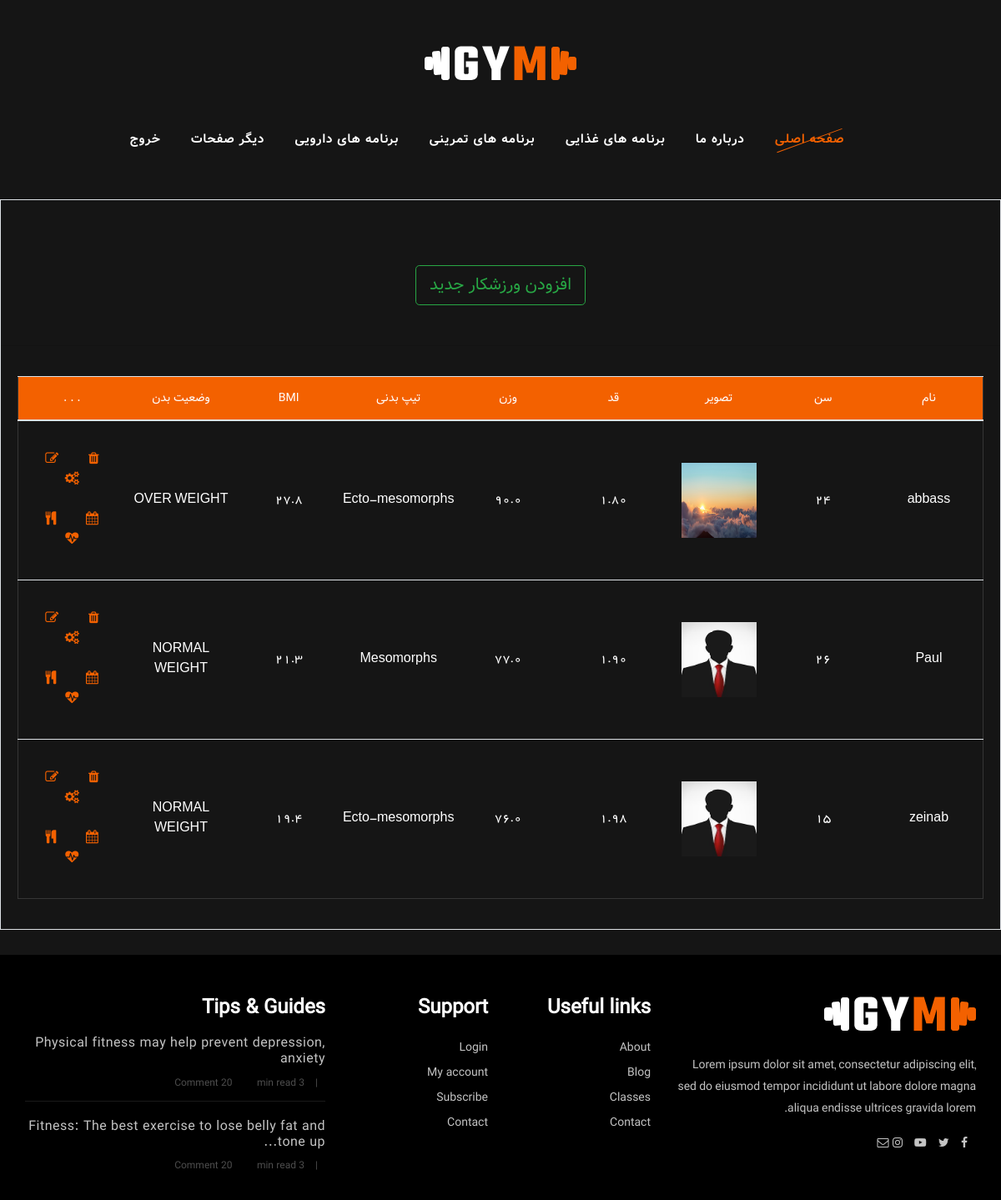
The page /manage_athlete/ (signed in) on the database as committed earlier.
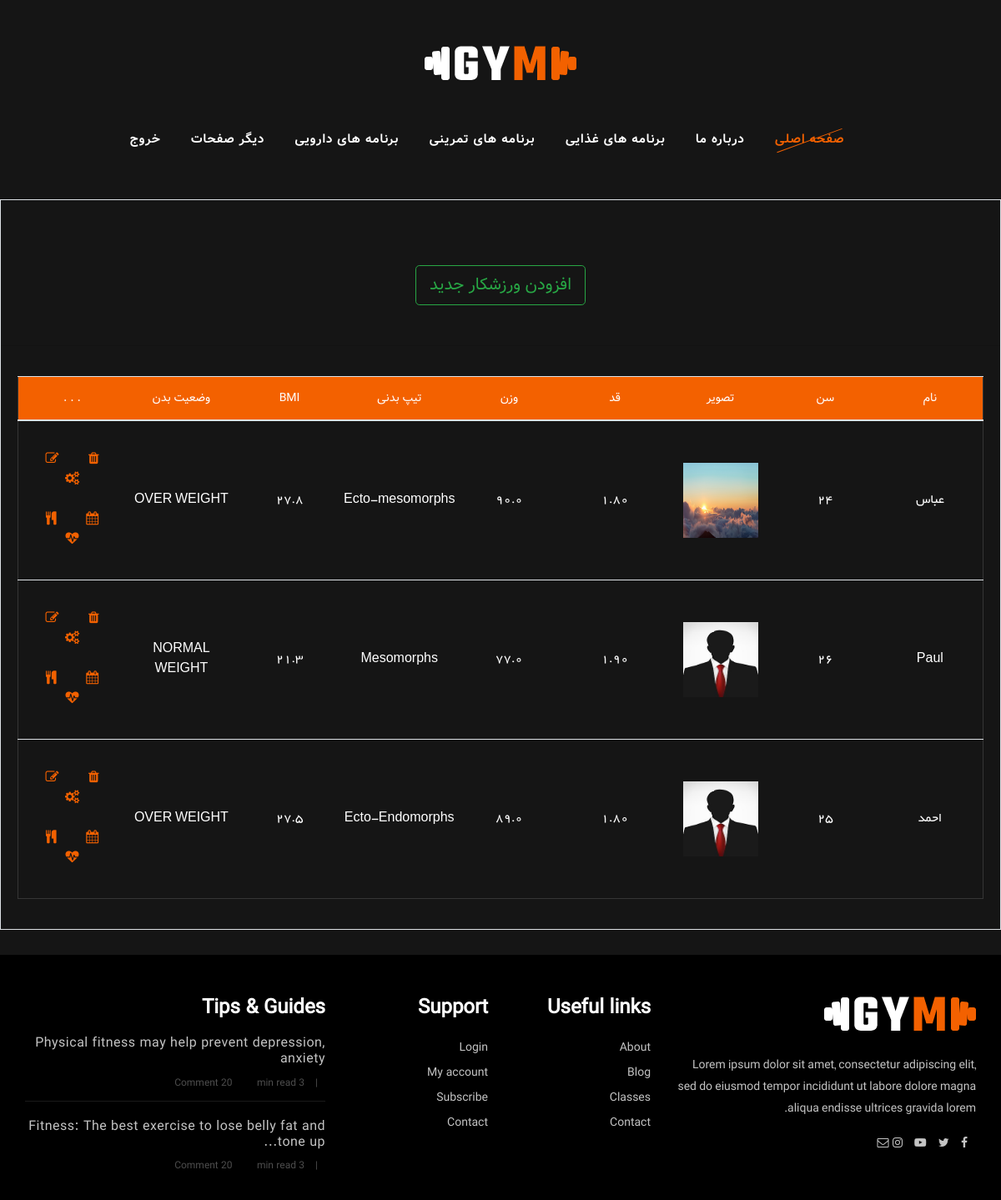
The same page on the database as committed later.
### Users/models.py (models this page shows, shortened)
class Athlete(models.Model): # if login lazem shod az abstrctuser ers bebar
    BODY_TYPE = [
        ('Ectomorphs', 'Ectomorphs'),
        ('Mesomorphs', 'Mesomorphs'),
        ('Endomorphs', 'Endomorphs'),
        ('Ecto-mesomorphs', 'Ecto-mesomorphs'),
        ('Meso-endomorphs', 'Meso-endomorphs'),
        ('Ecto-Endomorphs', 'Ecto-Endomorphs'),
    ]
    username = models.CharField(max_length=255, unique=True)
    email = models.EmailField('email address', unique=True)
    user_image = models.ImageField(
        'Profile Image',  upload_to=None, default='DU.jpg')
    address = models.CharField('Address', max_length=100 , null=True, blank=True)
    age = models.IntegerField('Age',  null=True, blank=True)
    mobile_number = models.CharField(
        'Mobile Number', max_length=15, unique=True,  validators=[PHONE_NUMBER_REGEX])
    is_mobile_submitted = models.BooleanField(
        'is mobile submitted', default=False)
    height = models.DecimalField('Height', max_digits=3, decimal_places=2 , null=True , blank=True)
    weight = models.DecimalField('weight', max_digits=3, decimal_places=1 , null=True , blank=True)
    body_type = models.CharField('Body Type', max_length=50 , choices=BODY_TYPE , null=True , blank=True)
    @property
    def bmi(self):
        user_bmi = self.weight / pow(self.height,2)
        return round(user_bmi , 1)
    @property
    def body_state(self):
        if self.bmi >= 31:
            return 'OBESE'
        elif self.bmi>=25 and self.bmi<31:
            return 'OVER WEIGHT'
        elif self.bmi>=18.5 and self.bmi<25:
            return 'NORMAL WEIGHT'
        if self.bmi >= 18.5:
            return 'UNDER WEIGHT'

### Users/views.py (the view)
# urls.py: path('manage_athlete/' , AthleteList.as_view() , name='AthleteList'),
class AthleteList (LoginRequiredMixin, ListView):
    model = Athlete
    template_name = 'Athlete/AthleteList.html'
    context_object_name = 'AllAthlete'

### Template/Athlete/AthleteList.html (shortened to what this page needs)
{% extends 'Athlete/manage_athlete.html' %}
{% load widget_tweaks %}
{% load static %}
{% block AthleteList %}
<div class="d-flex justify-content-center my-5 spad">
    <a class='btn btn-outline-success btn-lg' href="{% url 'AddAthlete'%}">افزودن ورزشکار جدید</a>
</div>
<hr>
<div class="card-body">
    <div class="table-responsive">
      <div class="table-responsive class-timetable details-timetable">
        <table class="table table-hover" >
          <thead class=" text-primary">
          <tr>
            <th>
              نام
            </th>
            <th>
              سن
            </th>
            <th>
              تصویر
            </th>
            <th>
              قد
            </th>
            <th>
              وزن
            </th>
            <th>
              تیپ بدنی
            </th>
            <th>
              BMI
            </th>
            <th>
              وضعیت بدن
            </th>
            <th>
              . . .
            </th>
          </tr>
        </thead>
        <tbody>
            {% for object in AllAthlete %}
            <tr>
                <td>
                    {{object.username}}
                </td>
                <td>
                    {{object.age}}
                </td>
                <td>
                    <img src="{{object.user_image.url}}" alt="{{object.user_image}}" id="food-list">
                </td>
                <td>
                    {{object.height}}
                </td>
                <td>
                    {{object.weight}}
                </td>
                <td>
                    {{object.body_type}}
                </td>
                <td>
                    {{object.bmi}}
                </td>
                <td>
                    {{object.body_state}}
                </td>
                <td>
                    <div >
                        <a class='d-inline-block border-2 mx-3' onclick="Delete('/{{object.id}}/DeleteConfirmAthlete/')" id="manage-icon">
                          <i class='fa fa-trash'></i>
                        </a>
                        <a class='d-inline-block border-2 mx-3' href="/manage_athlete/{{object.id}}/EditAthlete/" id="manage-icon">
                          <i class='fa fa-edit'></i>
                        </a>
                        <a class='d-inline-block border-2 mx-3' href="/manage_athlete/{{object.id}}/AthleteDetails/" id="manage-icon">
                            <i class='fa fa-gears'></i>
                        </a>
                    </div>
                    <br>
                    <div>
                      <a class='d-inline-block border-2 mx-3' href="/manage_exercise/{{object.pk}}/ExercisePlanItems/" id="manage-icon">
                        <i class='fa fa-calendar'></i>
                      </a>
                      <a class='d-inline-block border-2 mx-3' href="/manage_food/{{object.pk}}/FoodPlanItems/" id="manage-icon">
                        <i class='fa fa-cutlery'></i>
                      </a>
                        <a class='d-inline-block border-2 mx-3' href="/manage_medicine/{{object.pk}}/MedicinePlanItems/" id="manage-icon">
                          <i class='fa fa-heartbeat'></i>
                        </a>
                      </div>
                </td>
              </tr>
            {% endfor %}
        </tbody>
      </table>
    </div>
  </div>
</div>
{% endblock AthleteList %}

### Template/Athlete/manage_athlete.html (shortened to what this page needs)
{% extends 'MainPage.html' %}
{% load widget_tweaks %}
{% load static %}
{% block manage_athlete %}
<section class="bmi-calculator-section border">
    {% block AthleteList %}{% endblock AthleteList %}
</section>
{% endblock manage_athlete %}

### Template/MainPage.html (shortened to what this page needs)
{% load static %}
<!DOCTYPE html>
<html lang="zxx">
<head>
    <link rel="stylesheet" href="{% static 'css/bootstrap.min.css' %}" type="text/css">
    <link rel="stylesheet" href="{% static 'css/bootstrap.css' %}" type="text/css">
    <link rel="stylesheet" href="{% static 'css/bootstrap-rtl.css' %}" type="text/css">
    <link rel="stylesheet" href="{% static 'css/bootstrap-rtl.min.css' %}" type="text/css">
    <link rel="stylesheet" href="{% static 'css/bootstrap-grid-rtl.min.css' %}" type="text/css">
    <link rel="stylesheet" href="{% static 'css/modal.css' %}" type="text/css">
    <link rel="stylesheet" href="{% static 'css/font-awesome.min.css' %}" type="text/css">
    <link rel="stylesheet" href="{% static 'css/font-vazir.min.css' %}" type="text/css">
    <link rel="stylesheet" href="{% static 'css/font-Yekan.min.css' %}" type="text/css">
    <link rel="stylesheet" href="{% static 'css/flaticon.css' %}" type="text/css">
    <link rel="stylesheet" href="{% static 'css/owl.carousel.min.css' %}" type="text/css">
    <link rel="stylesheet" href="{% static 'css/barfiller.css' %}" type="text/css">
    <link rel="stylesheet" href="{% static 'css/magnific-popup.css' %}" type="text/css">
    <link rel="stylesheet" href="{% static 'css/slicknav.min.css' %}" type="text/css">
    <link rel="stylesheet" href="{% static 'css/persianDatePicker.css' %}" type="text/css">
    <link rel="stylesheet" href="{% static 'css/style.css' %}" type="text/css">
</head>
<body>
    <section class="bmi-calculator-section">
        <header class="header-section nav-menu ">
            <div class="container-fluid ">
                <div class="row d-flex justify-content-center">
                    <div class="logo">
                        <a href="/">
                            <img src="{% static 'img/logo.png' %}" alt="">
                        </a>
                    </div>
                </div>
                <div class="row d-flex justify-content-center top-nav">
                    <nav>
                        <ul>
                            <li class="active"><a href="/" class="main_page_li">صفحه اصلی</a></li>
                            <li><a href="./about-us.html" class="main_page_li">درباره ما</a></li>
                            <li><a href="{% url 'FoodPlanList' %}" class="main_page_li">برنامه های غذایی</a></li>
                            <li><a href="{% url 'ExercisePlanList' %}" class="main_page_li">برنامه های تمرینی</a></li>
                            <li><a href="{% url 'MedicinePlanList' %}" class="main_page_li">برنامه های دارویی</a></li>
                            <li><a href="#" class="main_page_li">دیگر صفحات</a>
                            </li>
                            <li><a href="{% url 'Logout' %}" class="main_page_li">خروج</a></li>
                        </ul>
                    </nav>
                </div>
            </div>
        </header>
    </section>
    {% block manage_athlete %}{% endblock manage_athlete %}
    <section class="bmi-calculator-section spad">
    </section>
    <section class="footer-section">
        <div class="container">
            <div class="row">
                <div class="col-lg-4">
                    <div class="fs-about">
                        <div class="fa-logo">
                            <a href="#"><img src="{% static 'img/logo.png' %}" alt=""></a>
                        </div>
                        <p>Lorem ipsum dolor sit amet, consectetur adipiscing elit, sed do eiusmod tempor incididunt ut
                            labore dolore magna aliqua endisse ultrices gravida lorem.</p>
                        <div class="fa-social">
                            <a href="#"><i class="fa fa-facebook"></i></a>
                            <a href="#"><i class="fa fa-twitter"></i></a>
                            <a href="#"><i class="fa fa-youtube-play"></i></a>
                            <a href="#"><i class="fa fa-instagram"></i></a>
                            <a href="#"><i class="fa  fa-envelope-o"></i></a>
                        </div>
                    </div>
                </div>
                <div class="col-lg-2 col-md-3 col-sm-6">
                    <div class="fs-widget">
                        <h4>Useful links</h4>
                        <ul>
                            <li><a href="#">About</a></li>
                            <li><a href="#">Blog</a></li>
                            <li><a href="#">Classes</a></li>
                            <li><a href="#">Contact</a></li>
                        </ul>
                    </div>
                </div>
                <div class="col-lg-2 col-md-3 col-sm-6">
                    <div class="fs-widget">
                        <h4>Support</h4>
                        <ul>
                            <li><a href="#">Login</a></li>
                            <li><a href="#">My account</a></li>
                            <li><a href="#">Subscribe</a></li>
                            <li><a href="#">Contact</a></li>
                        </ul>
                    </div>
                </div>
                <div class="col-lg-4 col-md-6">
                    <div class="fs-widget">
                        <h4>Tips & Guides</h4>
                        <div class="fw-recent">
                            <h6><a href="#">Physical fitness may help prevent depression, anxiety</a></h6>
                            <ul>
                                <li>3 min read</li>
                                <li>20 Comment</li>
                            </ul>
                        </div>
                        <div class="fw-recent">
                            <h6><a href="#">Fitness: The best exercise to lose belly fat and tone up...</a></h6>
                            <ul>
                                <li>3 min read</li>
                                <li>20 Comment</li>
                            </ul>
                        </div>
                    </div>
                </div>
            </div>
        </div>
    </section>
    </body>
</html>

### static/css/last/barfiller.css (style rules this page uses)
body { font-family: Arial; }

### static/css/style.css (style rules this page uses)
.top-nav { padding: 50px 0px; }
html, body { height: 100%; font-family: "Vazir" , "Muli", sans-serif; -webkit-font-smoothing: antialiased; font-smoothing: antialiased; }
h1, h2, h3, h4, h5, h6 { margin: 0; color: #111111; font-weight: 400; font-family: "Yekan","Vazir" sans-serif; }
h4 { font-size: 24px; }
h6 { font-size: 16px; }
.main_page_li { font-family: 'VazirB' !important; }
p { font-size: 14px; font-family: "Yekan", "Muli", sans-serif; color: #a9a9a9; font-weight: 400; line-height: 24px; margin: 0 0 15px 0; }
img { max-width: 100%; }
ul, ol { padding: 0; margin: 0; }
#food-list { width: 90px; height: 90px; }
#manage-icon { color: #f36100;; }
.spad { padding-top: 30px; }
.header-section { position: inherit; left: 0; top: 0; width: 100%; padding: 0 15px; padding-top: 55px; z-index: 99; }
.logo a { display: inline-block; }
.nav-menu { text-align: center; }
.nav-menu ul li { list-style: none; display: inline-block; margin-right: 32px; position: relative; z-index: 1; }
.nav-menu ul li.active>a { color: #f36100; }
.nav-menu ul li.active>a:after { opacity: 1; }
.nav-menu ul li a { color: #ffffff; display: block; font-size: 15px; font-weight: 500; text-transform: uppercase; letter-spacing: 1px; font-family: "Oswald", sans-serif; padding: 10px 0px; position: relative; -webkit-transition: all 0.3s; -o-transition: all 0.3s; transition: all 0.3s; }
.nav-menu ul li a:after { position: absolute; left: 0; top: 22px; height: 1px; width: 100%; background: #f36100; content: ""; -webkit-transform: rotate(-20deg); -ms-transform: rotate(-20deg); transform: rotate(-20deg); opacity: 0; -webkit-transition: all 0.3s; -o-transition: all 0.3s; transition: all 0.3s; }
.footer-section { background: #000000; padding-top: 50px; }
.fs-about { margin-bottom: 30px; }
.fs-about .fa-logo { margin-bottom: 30px; }
.fs-about .fa-logo a { display: inline-block; }
.fs-about p { line-height: 26px; color: #c4c4c4; }
.fs-about .fa-social a { font-size: 14px; color: #c4c4c4; margin-right: 10px; }
.fs-about .fa-social a:last-child { margin-right: 0; }
.fs-widget { margin-bottom: 30px; }
.fs-widget h4 { color: #ffffff; font-weight: 600; margin-bottom: 18px; }
.fs-widget ul li { list-style: none; }
.fs-widget ul li a { font-size: 14px; color: #c4c4c4; line-height: 30px; }
.fs-widget .fw-recent { margin-bottom: 20px; padding-bottom: 10px; border-bottom: 1px solid #1a1a1a; }
.fs-widget .fw-recent:last-child { padding-bottom: 0; border: none; }
.fs-widget .fw-recent h6 { margin-bottom: 6px; }
.fs-widget .fw-recent h6 a { color: #c4c4c4; letter-spacing: 0.5px; }
.fs-widget .fw-recent ul li { font-size: 12px; color: #4d4d4d; display: inline-block; margin-right: 25px; position: relative; }
.fs-widget .fw-recent ul li:last-child:after { display: none; }
.fs-widget .fw-recent ul li:after { position: absolute; right: -16px; top: 0; content: "|"; }
.class-timetable table { border: 1px solid #363636; text-align: center; }
.class-timetable table thead { border-bottom: 1px solid #363636; }
.class-timetable table thead tr th { font-size: 14px; color: #ffffff; background: #f36100; padding: 15px 0; font-weight: 400; }
.class-timetable table tbody tr td { vertical-align: middle; color: #ffffff; width: 146px; padding: 35px 0; font-family: 'Yekan' , 'Helvetica'; }
.bmi-calculator-section { background: #151515; }
@media only screen and (min-width: 1200px) { .container { max-width: 1170px; } }

Rows that differ between the two databases and show on the page:
removed Athlete: username "zeinab", age "15", user_image (picture), height "1.98", weight "76.0", body_type "Ecto-mesomorphs", bmi "19.4", body_state "NORMAL WEIGHT"
changed Athlete "Ecto-mesomorphs": username "abbass" → "عباس"
added Athlete: username "احمد", age "25", user_image (picture), height "1.80", weight "89.0", body_type "Ecto-Endomorphs", bmi "27.5", body_state "OVER WEIGHT"
